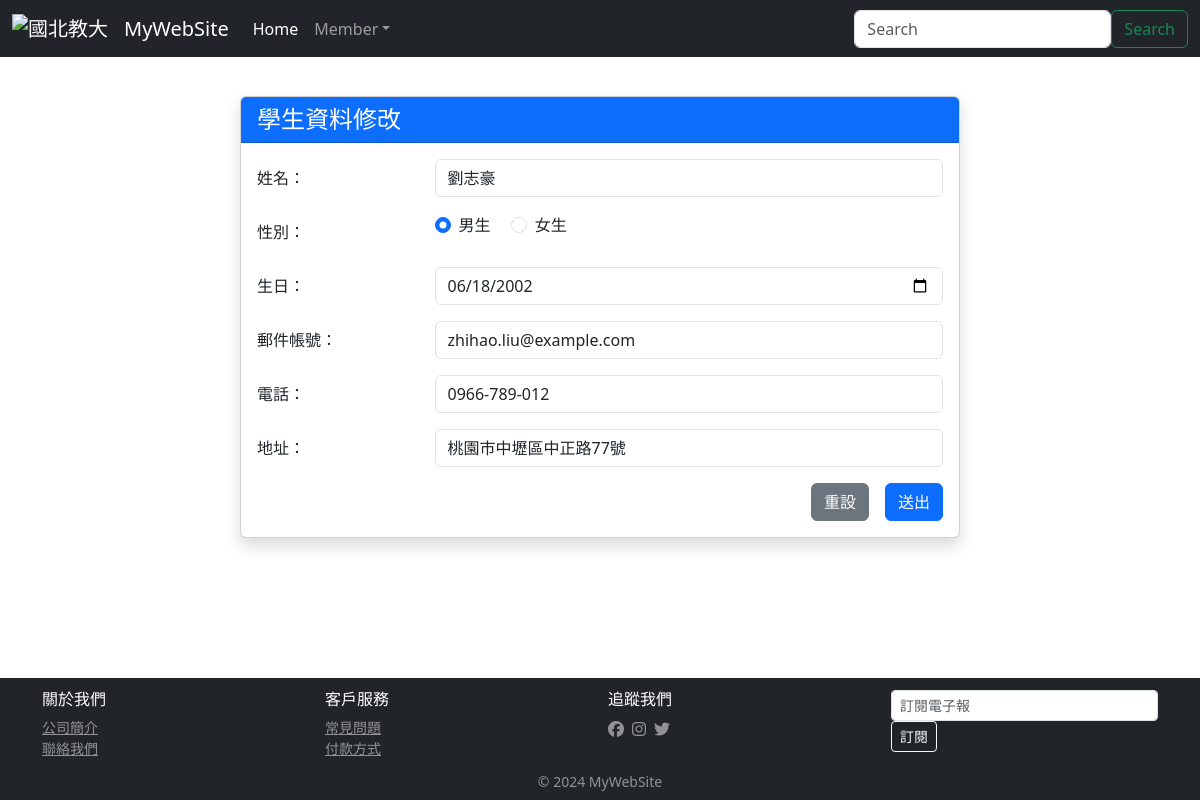
/students/edit/5/, run on the app's committed database.
### students/models.py (models this page shows, shortened)
class Student(models.Model):
    stdName = models.CharField(max_length=20, null=False)
    stdSex = models.CharField(max_length=2,default='M',null=False)
    stdBirth = models.DateField(null=False)
    stdEmail = models.EmailField(max_length=100,blank=True,default="")
    stdPhone = models.CharField(max_length=50,blank=True,default="")
    stdAddr=models.CharField(max_length=255,blank=True,default="")

### students/views.py (the view)
# urls.py: path('students/edit/<int:id>/', stdViews.edit),
def edit(request, id=None, mode=None):
    if mode == "edit":   #從 edit.html 的form表單的action是 /edit/{{unit.id}}/edit
        unit = Student.objects.get(id=id)
        unit.stdName = request.GET["stdName"]
        unit.stdSex = request.GET["stdSex"]
        unit.stdBirth = request.GET["stdBirth"]
        unit.stdEmail = request.GET["stdEmail"]
        unit.stdPhone = request.GET["stdPhone"]
        unit.stdAddr = request.GET["stdAddr"]
        unit.save()
        message = "資料修改成功"
        return redirect("/students/index/")
    else: #從網址列傳過來的
        try:
            unit=Student.objects.get(id=id)
            strdate = str(unit.stdBirth)
            strdate2 = strdate.replace("年","-")
            strdate2 = strdate.replace("月","-")
            strdate2 = strdate.replace("日","-")
            unit.stdBirth = strdate2
        except:
            message="這個id不存在，讀取錯誤!"
    return render(request, "students/edit.html", locals())

### templates/students/edit.html (shortened to what this page needs)
{% extends "base.html" %}
{% block content %}
<div class="container py-4">
    <div class="row justify-content-center">
        <div class="col-md-8">
            <div class="card shadow">
                <div class="card-header bg-primary text-white">
                    <h4 class="mb-0">學生資料修改</h4>
                </div>
                <div class="card-body">
                    <form action="/students/edit/{{ unit.id }}/edit" method="GET" name="form1" class="needs-validation" novalidate>
                        <div class="mb-3 row">
                            <label for="stdName" class="col-sm-3 col-form-label">姓名：</label>
                            <div class="col-sm-9">
                                <input type="text" class="form-control" id="stdName" name="stdName" value="{{ unit.stdName }}" required>
                            </div>
                        </div>
                        <div class="mb-3 row">
                            <label class="col-sm-3 col-form-label">性別：</label>
                            <div class="col-sm-9">
                                <div class="form-check form-check-inline">
                                    <input class="form-check-input" type="radio" id="stdSex1" name="stdSex" value="M" {% if unit.stdSex == "M" %}checked{% endif %}>
                                    <label class="form-check-label" for="stdSex1">男生</label>
                                </div>
                                <div class="form-check form-check-inline">
                                    <input class="form-check-input" type="radio" id="stdSex2" name="stdSex" value="F" {% if unit.stdSex == "F" %}checked{% endif %}>
                                    <label class="form-check-label" for="stdSex2">女生</label>
                                </div>
                            </div>
                        </div>
                        <div class="mb-3 row">
                            <label for="stdBirth" class="col-sm-3 col-form-label">生日：</label>
                            <div class="col-sm-9">
                                <input type="date" class="form-control" id="stdBirth" name="stdBirth" value="{{ unit.stdBirth }}" required>
                            </div>
                        </div>
                        <div class="mb-3 row">
                            <label for="stdEmail" class="col-sm-3 col-form-label">郵件帳號：</label>
                            <div class="col-sm-9">
                                <input type="email" class="form-control" id="stdEmail" name="stdEmail" value="{{ unit.stdEmail }}" required>
                            </div>
                        </div>
                        <div class="mb-3 row">
                            <label for="stdPhone" class="col-sm-3 col-form-label">電話：</label>
                            <div class="col-sm-9">
                                <input type="tel" class="form-control" id="stdPhone" name="stdPhone" value="{{ unit.stdPhone }}" required>
                            </div>
                        </div>
                        <div class="mb-3 row">
                            <label for="stdAddr" class="col-sm-3 col-form-label">地址：</label>
                            <div class="col-sm-9">
                                <input type="text" class="form-control" id="stdAddr" name="stdAddr" value="{{ unit.stdAddr }}" required>
                            </div>
                        </div>
                        <div class="d-grid gap-2 d-md-flex justify-content-md-end">
                            <button type="reset" class="btn btn-secondary me-md-2">重設</button>
                            <button type="submit" class="btn btn-primary">送出</button>
                        </div>
                    </form>
                </div>
            </div>
        </div>
    </div>
</div>
{% endblock %}

### static/css/style.css (style rules this page uses)
html, body { margin: 0; padding: 0; height: 100%; border: none; }
body { margin-left: 0px; margin-top: 0px; margin-right: 0px; margin-bottom: 0px; background-image: url(images/bg.gif); }
form { margin: 0px; }

### data on the page
Student: stdName "劉志豪", stdSex "☑ 男生", stdSex "☐ 女生", stdBirth "06/18/2002", stdEmail "zhihao.liu@example.com", stdPhone "0966-789-012", stdAddr "桃園市中壢區中正路77號"
